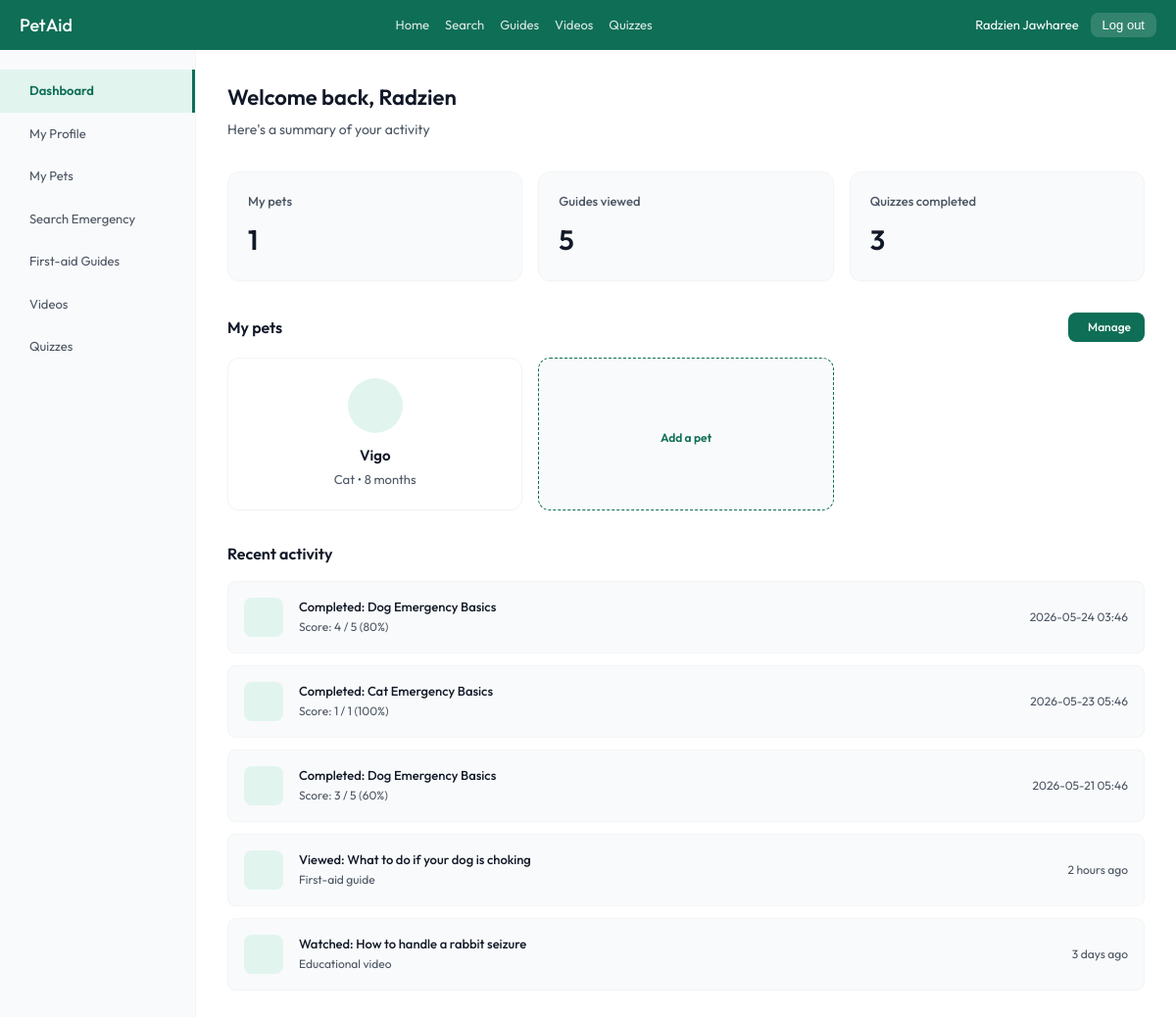
The app's page /dashboard (signed in), older data.
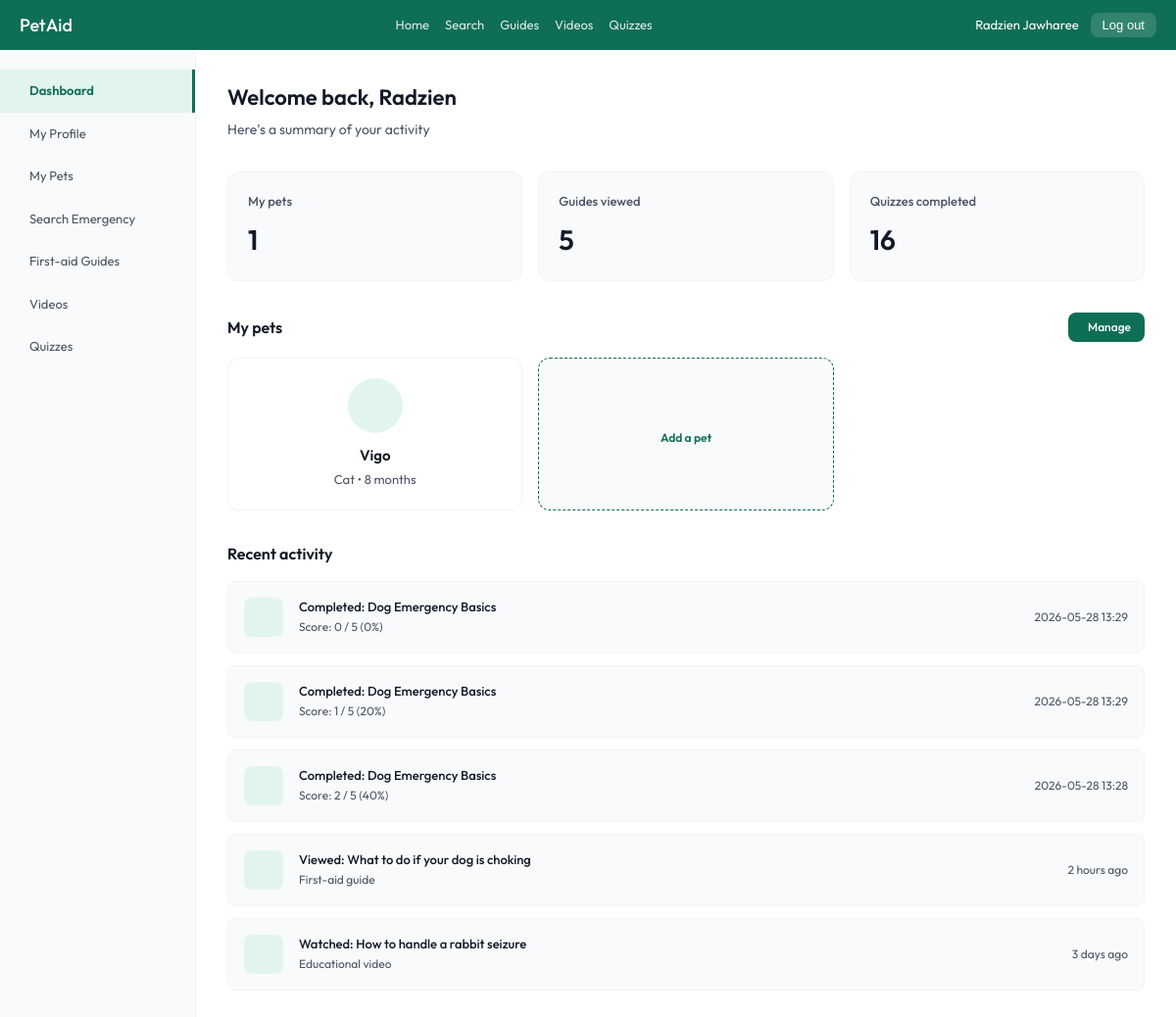
The same page, newer data.
### models.py (models this page shows)
class Pet(db.Model):
    __tablename__ = 'pet'
    id = db.Column(db.Integer, primary_key=True)
    name = db.Column(db.String(100), nullable=False)
    species = db.Column(db.String(50), nullable=False)
    breed = db.Column(db.String(100), nullable=False)
    age = db.Column(db.String(50), nullable=False)      # e.g., '3 years'
    weight = db.Column(db.Float, nullable=False)        # in kg
    medical_notes = db.Column(db.Text, nullable=True)
    owner_id = db.Column(
        db.Integer,
        db.ForeignKey('user_account.id'),
        nullable=False
    )

class QuizResult(db.Model):
    __tablename__ = 'quiz_result'
    id = db.Column(db.Integer, primary_key=True)
    score = db.Column(db.Integer, nullable=False)
    total_questions = db.Column(db.Integer, nullable=False)
    timestamp = db.Column(db.DateTime, default=datetime.utcnow)
    user_id = db.Column(
        db.Integer,
        db.ForeignKey('user_account.id'),
        nullable=False
    )
    quiz_id = db.Column(
        db.Integer,
        db.ForeignKey('quiz.id'),
        nullable=False
    )

class Content(db.Model):
    __tablename__ = 'content'
    id = db.Column(db.Integer, primary_key=True)
    title = db.Column(db.String(200), nullable=False)
    description = db.Column(db.Text, nullable=False)
    publish_date = db.Column(db.DateTime, default=datetime.utcnow)
    verification_status = db.Column(db.String(20), default='Pending')
    rejection_feedback = db.Column(db.Text, nullable=True)
    author_id = db.Column(
        db.Integer,
        db.ForeignKey('admin_account.id'),
        nullable=False
    )
    content_type = db.Column(db.String(30), nullable=False)
    __mapper_args__ = {
        'polymorphic_on': content_type,
        'polymorphic_identity': 'content'
    }

### app.py (the view)
@app.route('/dashboard')
@login_required('user')
def dashboard():
    pets = Pet.query.filter_by(owner_id=g.user.id).all()
    quiz_results = QuizResult.query.filter_by(user_id=g.user.id).order_by(QuizResult.timestamp.desc()).all()
    return render_template('dashboard_profile_pet.html', active_tab='dashboard', pets=pets, quiz_results=quiz_results)

### app.py (called while the page is built)
def login_required(role=None):
    def decorator(f):
        from functools import wraps
        @wraps(f)
        def decorated_function(*args, **kwargs):
            if 'user_id' not in session:
                flash('Please log in to access this page.', 'danger')
                return redirect(url_for('login_route'))
            if role and session.get('role') != role:
                flash('Unauthorized access.', 'danger')
                return redirect(url_for('home'))
            return f(*args, **kwargs)
        return decorated_function
    return decorator

@app.before_request
def load_logged_in_user():
    user_id = session.get('user_id')
    if user_id is None:
        g.user = None
    else:
        g.user = Account.query.get(user_id)

### templates/dashboard_profile_pet.html (shortened to what this page needs)
{% extends "base.html" %}
{% block content %}
<div class="layout">
  <div class="sidebar">
    <a href="{{ url_for('dashboard') }}" class="sidebar-item {% if active_tab == 'dashboard' %}active{% endif %}"> Dashboard</a>
    <a href="{{ url_for('profile') }}" class="sidebar-item {% if active_tab == 'profile' %}active{% endif %}"> My Profile</a>
    <a href="{{ url_for('pets_list') }}" class="sidebar-item {% if active_tab == 'pets' %}active{% endif %}"> My Pets</a>
    <a href="{{ url_for('search_emergency') }}" class="sidebar-item"> Search Emergency</a>
    <a href="{{ url_for('guides_list') }}" class="sidebar-item"> First-aid Guides</a>
    <a href="{{ url_for('videos_list') }}" class="sidebar-item"> Videos</a>
    <a href="{{ url_for('quizzes_list') }}" class="sidebar-item"> Quizzes</a>
  </div>
  <div class="main">
    {% if active_tab == 'dashboard' %}
      <div class="page-title">Welcome back, {{ session.get('first_name') }}</div>
      <div class="page-sub">Here's a summary of your activity</div>
      <div class="stats-grid">
        <div class="stat-card">
          <div class="stat-label">My pets</div>
          <div class="stat-value">{{ pets|length }}</div>
        </div>
        <div class="stat-card">
          <div class="stat-label">Guides viewed</div>
          <div class="stat-value">5</div>
        </div>
        <div class="stat-card">
          <div class="stat-label">Quizzes completed</div>
          <div class="stat-value">{{ quiz_results|length }}</div>
        </div>
      </div>
      <div class="section-title">
        My pets
        <a href="{{ url_for('pets_list') }}" class="btn-primary" style="padding: 6px 14px; font-size: 12px;"> Manage</a>
      </div>
      <div class="pet-cards">
        {% for pet in pets %}
          <div class="pet-card">
            <div class="pet-avatar"></div>
            <div class="pet-name">{{ pet.name }}</div>
            <div class="pet-type">{{ pet.species }} • {{ pet.age }}</div>
          </div>
        {% endfor %}
        <a href="{{ url_for('pets_list', add_new=1) }}" class="add-pet-card">
          <div style="font-size:12px;font-weight:600;color:#0F6E56;">Add a pet</div>
        </a>
      </div>
      <div class="section-title">Recent activity</div>
      <div class="recent-list">
        {% if quiz_results %}
          {% for res in quiz_results[:3] %}
            <div class="recent-item">
              <div class="recent-icon"></div>
              <div class="recent-info">
                <div class="recent-title">Completed: {{ res.quiz.title }}</div>
                <div class="recent-sub">Score: {{ res.score }} / {{ res.total_questions }} ({{ ((res.score / res.total_questions) * 100)|int }}%)</div>
              </div>
              <div class="recent-time">{{ res.timestamp.strftime('%Y-%m-%d %H:%M') }}</div>
            </div>
          {% endfor %}
        {% endif %}
        <div class="recent-item">
          <div class="recent-icon"></div>
          <div class="recent-info">
            <div class="recent-title">Viewed: What to do if your dog is choking</div>
            <div class="recent-sub">First-aid guide</div>
          </div>
          <div class="recent-time">2 hours ago</div>
        </div>
        <div class="recent-item">
          <div class="recent-icon"></div>
          <div class="recent-info">
            <div class="recent-title">Watched: How to handle a rabbit seizure</div>
            <div class="recent-sub">Educational video</div>
          </div>
          <div class="recent-time">3 days ago</div>
        </div>
      </div>
    {% endif %}
  </div>
</div>
{% endblock %}

Row changes from the older to the newer data that the page shows:
no longer on this page (row unchanged): QuizResult: quiz "Dog Emergency Basics", score "4", total_questions "5", ((res.score/res.total_questions)*100)|int "80", timestamp "2026-05-24 03:46"
no longer on this page (row unchanged): QuizResult: quiz "Cat Emergency Basics", score "1", total_questions "1", ((res.score/res.total_questions)*100)|int "100", timestamp "2026-05-23 05:46"
no longer on this page (row unchanged): QuizResult: quiz "Dog Emergency Basics", score "3", total_questions "5", ((res.score/res.total_questions)*100)|int "60", timestamp "2026-05-21 05:46"
added QuizResult: quiz "Dog Emergency Basics", score "0", total_questions "5", ((res.score/res.total_questions)*100)|int "0", timestamp "2026-05-28 13:29"
added QuizResult: quiz "Dog Emergency Basics", score "1", total_questions "5", ((res.score/res.total_questions)*100)|int "20", timestamp "2026-05-28 13:29"
added QuizResult: quiz "Dog Emergency Basics", score "2", total_questions "5", ((res.score/res.total_questions)*100)|int "40", timestamp "2026-05-28 13:28"
Text that changed along with them:
{{ quiz_results|length }}: "3" → "16"
